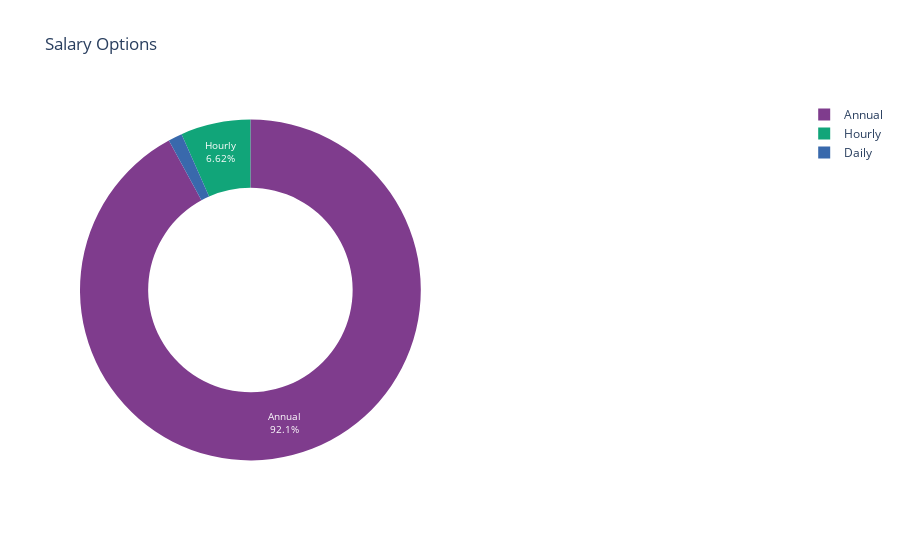

Notebook code for this chart:
### Markdown cell above
##### Salary Frequency
###### What is the majority salary frequency which all the jobs seem to offer? This plot seems to answer that question in brevity.

### Code cell
data['Salary Frequency'].fillna("Unknown", inplace=True)
value_counts = data['Salary Frequency'].value_counts()
labels = value_counts.index.tolist()
py.iplot(pie_plot(labels, value_counts, ['#7F3C8D', '#11A579', '#3969AC'], "Salary Options"))

### Figure 1 — Plotly figure (JSON) as saved in the notebook; plotly's stock layout.template omitted (floating-point values rounded to 4 significant figures)
{"data": [{"domain": {"x": [0, 0.48]}, "hole": 0.6, "labels": ["Annual", "Hourly", "Daily"], "marker": {"colors": ["#7F3C8D", "#11A579", "#3969AC"]}, "name": "Job Type", "sort": false, "textfont": {"color": "#FFFFFF", "size": 10}, "textinfo": "percent+label", "type": "pie", "values": [2712, 195, 39]}], "layout": {"annotations": [{"font": {"size": 25}, "showarrow": false, "text": ""}], "autosize": true, "title": {"text": "Salary Options"}}}
